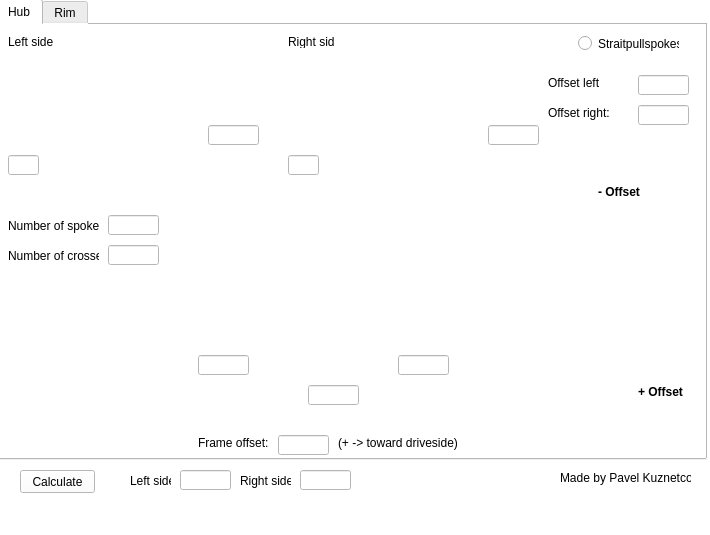
<?xml version="1.0" encoding="UTF-8"?>
<ui version="4.0">
 <class>MainWindow</class>
 <widget class="QMainWindow" name="MainWindow">
  <property name="geometry">
   <rect>
    <x>0</x>
    <y>0</y>
    <width>710</width>
    <height>535</height>
   </rect>
  </property>
  <property name="sizePolicy">
   <sizepolicy hsizetype="Fixed" vsizetype="Fixed">
    <horstretch>0</horstretch>
    <verstretch>0</verstretch>
   </sizepolicy>
  </property>
  <property name="windowTitle">
   <string>MainWindow</string>
  </property>
  <property name="styleSheet">
   <string notr="true">background-color: rgb(255, 255, 255);</string>
  </property>
  <widget class="QWidget" name="centralwidget">
   <widget class="QTabWidget" name="tabWidget">
    <property name="geometry">
     <rect>
      <x>-4</x>
      <y>-1</y>
      <width>711</width>
      <height>461</height>
     </rect>
    </property>
    <property name="styleSheet">
     <string notr="true">background-color: rgb(255, 255, 255);
background-color: rgb(255, 255, 255);</string>
    </property>
    <property name="currentIndex">
     <number>0</number>
    </property>
    <widget class="QWidget" name="tab">
     <attribute name="title">
      <string>Hub</string>
     </attribute>
     <widget class="QLineEdit" name="OLD">
      <property name="geometry">
       <rect>
        <x>310</x>
        <y>360</y>
        <width>51</width>
        <height>20</height>
       </rect>
      </property>
     </widget>
     <widget class="QLineEdit" name="s_left">
      <property name="geometry">
       <rect>
        <x>10</x>
        <y>130</y>
        <width>31</width>
        <height>20</height>
       </rect>
      </property>
     </widget>
     <widget class="QLineEdit" name="d_left">
      <property name="geometry">
       <rect>
        <x>210</x>
        <y>100</y>
        <width>51</width>
        <height>20</height>
       </rect>
      </property>
     </widget>
     <widget class="QLineEdit" name="d_rigth">
      <property name="geometry">
       <rect>
        <x>490</x>
        <y>100</y>
        <width>51</width>
        <height>20</height>
       </rect>
      </property>
     </widget>
     <widget class="QLineEdit" name="B">
      <property name="geometry">
       <rect>
        <x>400</x>
        <y>330</y>
        <width>51</width>
        <height>20</height>
       </rect>
      </property>
     </widget>
     <widget class="QLineEdit" name="A">
      <property name="geometry">
       <rect>
        <x>200</x>
        <y>330</y>
        <width>51</width>
        <height>20</height>
       </rect>
      </property>
     </widget>
     <widget class="QLabel" name="label_2">
      <property name="geometry">
       <rect>
        <x>10</x>
        <y>0</y>
        <width>251</width>
        <height>181</height>
       </rect>
      </property>
      <property name="text">
       <string/>
      </property>
      <property name="pixmap">
       <pixmap>spocalc_hubdims.gif</pixmap>
      </property>
     </widget>
     <widget class="QLabel" name="label_4">
      <property name="geometry">
       <rect>
        <x>290</x>
        <y>0</y>
        <width>251</width>
        <height>181</height>
       </rect>
      </property>
      <property name="text">
       <string/>
      </property>
      <property name="pixmap">
       <pixmap>spocalc_hubdims.gif</pixmap>
      </property>
     </widget>
     <widget class="QLineEdit" name="s_rigth">
      <property name="geometry">
       <rect>
        <x>290</x>
        <y>130</y>
        <width>31</width>
        <height>20</height>
       </rect>
      </property>
     </widget>
     <widget class="QLabel" name="label_5">
      <property name="geometry">
       <rect>
        <x>180</x>
        <y>170</y>
        <width>311</width>
        <height>241</height>
       </rect>
      </property>
      <property name="text">
       <string/>
      </property>
      <property name="pixmap">
       <pixmap>old.gif</pixmap>
      </property>
     </widget>
     <widget class="QLineEdit" name="N">
      <property name="geometry">
       <rect>
        <x>110</x>
        <y>190</y>
        <width>51</width>
        <height>20</height>
       </rect>
      </property>
     </widget>
     <widget class="QLineEdit" name="K">
      <property name="geometry">
       <rect>
        <x>110</x>
        <y>220</y>
        <width>51</width>
        <height>20</height>
       </rect>
      </property>
     </widget>
     <widget class="QLabel" name="label_8">
      <property name="geometry">
       <rect>
        <x>10</x>
        <y>190</y>
        <width>91</width>
        <height>21</height>
       </rect>
      </property>
      <property name="text">
       <string>Number of spokes:</string>
      </property>
     </widget>
     <widget class="QLabel" name="label_9">
      <property name="geometry">
       <rect>
        <x>10</x>
        <y>220</y>
        <width>91</width>
        <height>21</height>
       </rect>
      </property>
      <property name="text">
       <string>Number of crosses:</string>
      </property>
     </widget>
     <widget class="QLabel" name="label_10">
      <property name="geometry">
       <rect>
        <x>10</x>
        <y>10</y>
        <width>47</width>
        <height>13</height>
       </rect>
      </property>
      <property name="text">
       <string>Left side</string>
      </property>
     </widget>
     <widget class="QLabel" name="label_11">
      <property name="geometry">
       <rect>
        <x>290</x>
        <y>10</y>
        <width>47</width>
        <height>13</height>
       </rect>
      </property>
      <property name="text">
       <string>Right side</string>
      </property>
     </widget>
     <widget class="QLineEdit" name="frame_offset">
      <property name="geometry">
       <rect>
        <x>280</x>
        <y>410</y>
        <width>51</width>
        <height>20</height>
       </rect>
      </property>
     </widget>
     <widget class="QLabel" name="label_13">
      <property name="geometry">
       <rect>
        <x>200</x>
        <y>410</y>
        <width>71</width>
        <height>16</height>
       </rect>
      </property>
      <property name="text">
       <string>Frame offset:</string>
      </property>
     </widget>
     <widget class="QLabel" name="label_14">
      <property name="geometry">
       <rect>
        <x>340</x>
        <y>410</y>
        <width>121</width>
        <height>16</height>
       </rect>
      </property>
      <property name="text">
       <string>(+ -&gt; toward driveside)</string>
      </property>
     </widget>
     <widget class="QRadioButton" name="Straitpull_spokes">
      <property name="geometry">
       <rect>
        <x>580</x>
        <y>10</y>
        <width>101</width>
        <height>17</height>
       </rect>
      </property>
      <property name="text">
       <string>Straitpullspokes</string>
      </property>
     </widget>
     <widget class="QLabel" name="label_15">
      <property name="geometry">
       <rect>
        <x>520</x>
        <y>170</y>
        <width>171</width>
        <height>121</height>
       </rect>
      </property>
      <property name="text">
       <string/>
      </property>
      <property name="pixmap">
       <pixmap>sp-negative-offset.png</pixmap>
      </property>
     </widget>
     <widget class="QLineEdit" name="offset_left">
      <property name="geometry">
       <rect>
        <x>640</x>
        <y>50</y>
        <width>51</width>
        <height>20</height>
       </rect>
      </property>
     </widget>
     <widget class="QLineEdit" name="offset_right">
      <property name="geometry">
       <rect>
        <x>640</x>
        <y>80</y>
        <width>51</width>
        <height>20</height>
       </rect>
      </property>
     </widget>
     <widget class="QLabel" name="label_16">
      <property name="geometry">
       <rect>
        <x>600</x>
        <y>160</y>
        <width>47</width>
        <height>13</height>
       </rect>
      </property>
      <property name="font">
       <font>
        <weight>75</weight>
        <bold>true</bold>
       </font>
      </property>
      <property name="text">
       <string>- Offset</string>
      </property>
     </widget>
     <widget class="QLabel" name="label_17">
      <property name="geometry">
       <rect>
        <x>550</x>
        <y>50</y>
        <width>51</width>
        <height>16</height>
       </rect>
      </property>
      <property name="text">
       <string>Offset left:</string>
      </property>
     </widget>
     <widget class="QLabel" name="label_18">
      <property name="geometry">
       <rect>
        <x>550</x>
        <y>80</y>
        <width>61</width>
        <height>16</height>
       </rect>
      </property>
      <property name="text">
       <string>Offset right:</string>
      </property>
     </widget>
     <widget class="QLabel" name="label_19">
      <property name="geometry">
       <rect>
        <x>520</x>
        <y>300</y>
        <width>171</width>
        <height>131</height>
       </rect>
      </property>
      <property name="text">
       <string/>
      </property>
      <property name="pixmap">
       <pixmap>sp-positive-offset.png</pixmap>
      </property>
     </widget>
     <widget class="QLabel" name="label_20">
      <property name="geometry">
       <rect>
        <x>640</x>
        <y>360</y>
        <width>47</width>
        <height>13</height>
       </rect>
      </property>
      <property name="font">
       <font>
        <weight>75</weight>
        <bold>true</bold>
       </font>
      </property>
      <property name="text">
       <string>+ Offset</string>
      </property>
     </widget>
     <zorder>label_13</zorder>
     <zorder>label_4</zorder>
     <zorder>label_2</zorder>
     <zorder>label_5</zorder>
     <zorder>OLD</zorder>
     <zorder>s_left</zorder>
     <zorder>d_left</zorder>
     <zorder>d_rigth</zorder>
     <zorder>B</zorder>
     <zorder>A</zorder>
     <zorder>s_rigth</zorder>
     <zorder>N</zorder>
     <zorder>K</zorder>
     <zorder>label_8</zorder>
     <zorder>label_9</zorder>
     <zorder>label_10</zorder>
     <zorder>label_11</zorder>
     <zorder>frame_offset</zorder>
     <zorder>label_14</zorder>
     <zorder>Straitpull_spokes</zorder>
     <zorder>label_15</zorder>
     <zorder>offset_left</zorder>
     <zorder>offset_right</zorder>
     <zorder>label_16</zorder>
     <zorder>label_17</zorder>
     <zorder>label_18</zorder>
     <zorder>label_19</zorder>
     <zorder>label_20</zorder>
    </widget>
    <widget class="QWidget" name="tab_2">
     <attribute name="title">
      <string>Rim</string>
     </attribute>
     <widget class="QLineEdit" name="ERD">
      <property name="geometry">
       <rect>
        <x>160</x>
        <y>290</y>
        <width>51</width>
        <height>20</height>
       </rect>
      </property>
     </widget>
     <widget class="QLabel" name="label">
      <property name="geometry">
       <rect>
        <x>10</x>
        <y>50</y>
        <width>331</width>
        <height>251</height>
       </rect>
      </property>
      <property name="text">
       <string/>
      </property>
      <property name="pixmap">
       <pixmap>SpokeCalc_ERD.gif</pixmap>
      </property>
     </widget>
     <widget class="QLabel" name="label_3">
      <property name="geometry">
       <rect>
        <x>400</x>
        <y>50</y>
        <width>271</width>
        <height>291</height>
       </rect>
      </property>
      <property name="text">
       <string/>
      </property>
      <property name="pixmap">
       <pixmap>Asymetric rim sizes (1).jpg</pixmap>
      </property>
     </widget>
     <widget class="QLineEdit" name="L_rim">
      <property name="geometry">
       <rect>
        <x>440</x>
        <y>350</y>
        <width>51</width>
        <height>20</height>
       </rect>
      </property>
      <property name="text">
       <string/>
      </property>
     </widget>
     <widget class="QLineEdit" name="W_rim">
      <property name="geometry">
       <rect>
        <x>530</x>
        <y>50</y>
        <width>51</width>
        <height>20</height>
       </rect>
      </property>
     </widget>
     <widget class="QRadioButton" name="Asymetrical">
      <property name="enabled">
       <bool>true</bool>
      </property>
      <property name="geometry">
       <rect>
        <x>490</x>
        <y>10</y>
        <width>82</width>
        <height>17</height>
       </rect>
      </property>
      <property name="text">
       <string>Asymetrical</string>
      </property>
     </widget>
     <zorder>label</zorder>
     <zorder>ERD</zorder>
     <zorder>label_3</zorder>
     <zorder>L_rim</zorder>
     <zorder>W_rim</zorder>
     <zorder>Asymetrical</zorder>
    </widget>
   </widget>
   <widget class="QLineEdit" name="Left_side_length">
    <property name="geometry">
     <rect>
      <x>180</x>
      <y>470</y>
      <width>51</width>
      <height>20</height>
     </rect>
    </property>
   </widget>
   <widget class="QLineEdit" name="Right_side_length">
    <property name="geometry">
     <rect>
      <x>300</x>
      <y>470</y>
      <width>51</width>
      <height>20</height>
     </rect>
    </property>
   </widget>
   <widget class="QLabel" name="label_6">
    <property name="geometry">
     <rect>
      <x>130</x>
      <y>470</y>
      <width>41</width>
      <height>21</height>
     </rect>
    </property>
    <property name="text">
     <string>Left side</string>
    </property>
   </widget>
   <widget class="QLabel" name="label_7">
    <property name="geometry">
     <rect>
      <x>240</x>
      <y>470</y>
      <width>51</width>
      <height>21</height>
     </rect>
    </property>
    <property name="text">
     <string>Right side</string>
    </property>
   </widget>
   <widget class="QPushButton" name="calculate">
    <property name="geometry">
     <rect>
      <x>20</x>
      <y>470</y>
      <width>75</width>
      <height>23</height>
     </rect>
    </property>
    <property name="text">
     <string>Calculate</string>
    </property>
   </widget>
   <widget class="QLabel" name="label_12">
    <property name="geometry">
     <rect>
      <x>560</x>
      <y>470</y>
      <width>131</width>
      <height>16</height>
     </rect>
    </property>
    <property name="text">
     <string>Made by Pavel Kuznetcov</string>
    </property>
   </widget>
  </widget>
  <widget class="QMenuBar" name="menubar">
   <property name="geometry">
    <rect>
     <x>0</x>
     <y>0</y>
     <width>710</width>
     <height>21</height>
    </rect>
   </property>
  </widget>
  <widget class="QStatusBar" name="statusbar"/>
 </widget>
 <resources/>
 <connections/>
</ui>
